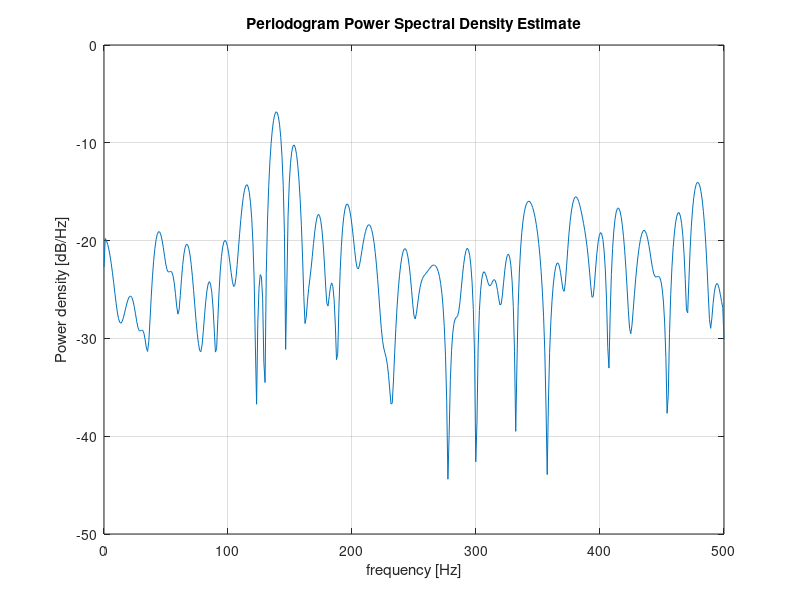

The MATLAB source for this figure:
clear
randn('state',0);
fs = 1000;                         % Sampling frequency
t = (0:fs/10)./fs;                 % One-tenth of a second worth of samples
xn = sin(2*pi*150*t) + 2*sin(2*pi*140*t) + 2*randn(size(t));
periodogram(xn,[],1024,fs);
